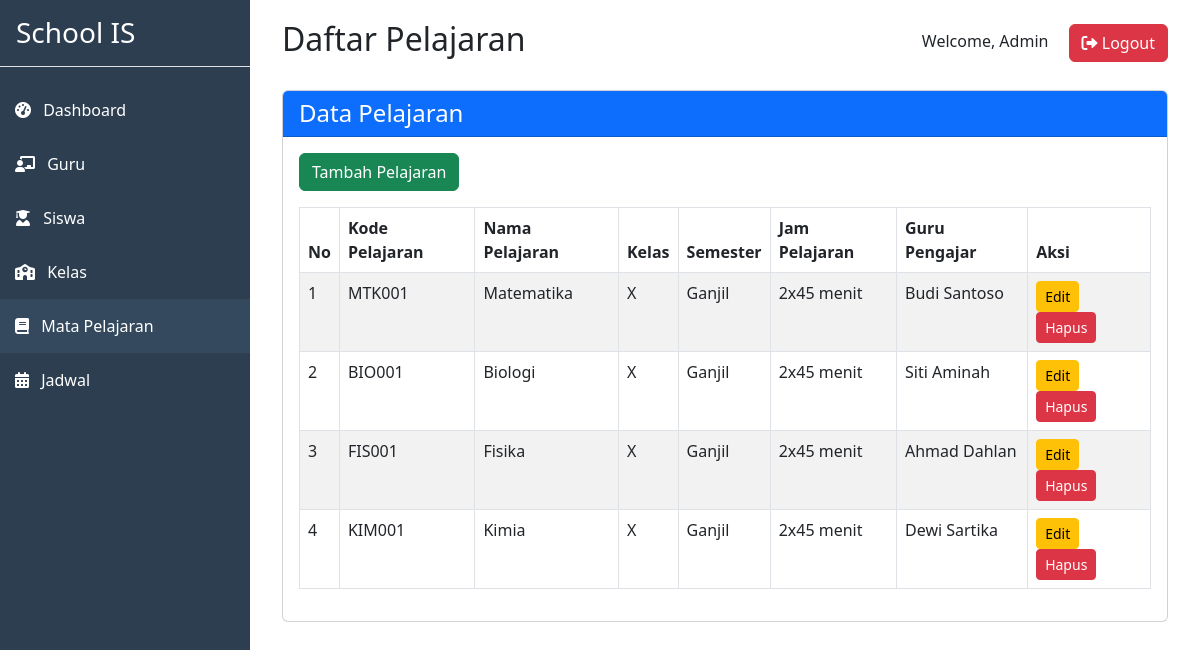
Page /pelajaran.php on the committed database.
### tables this page shows
CREATE TABLE `pelajaran` (
  `id` int(11) NOT NULL,
  `kode_pelajaran` varchar(10) NOT NULL,
  `nama_pelajaran` varchar(100) NOT NULL,
  `kelas` varchar(20) NOT NULL,
  `semester` varchar(20) NOT NULL,
  `jam_pelajaran` varchar(50) NOT NULL,
  `guru_pengajar` varchar(100) NOT NULL
);

### pelajaran.php (the view, shortened to what this page needs)
<?php
include 'koneksi/config.php';
$query = "SELECT * FROM pelajaran";
$result = mysqli_query($conn, $query);
?>
<!DOCTYPE html>
<html lang="en">
<head>
    <link href="https://cdn.jsdelivr.net/npm/bootstrap@5.3.0/dist/css/bootstrap.min.css" rel="stylesheet">
    <link rel="stylesheet" href="https://cdnjs.cloudflare.com/ajax/libs/font-awesome/6.0.0/css/all.min.css">
</head>
<body>
    <div class="d-flex">
        <div id="sidebar" class="position-fixed">
            <h3 class="p-3 mb-3 border-bottom">School IS</h3>
            <ul class="nav flex-column">
                <li class="nav-item">
                    <a href="dashboard.php" class="nav-link">
                        <i class="fas fa-tachometer-alt me-2"></i> Dashboard
                    </a>
                </li>
                <li class="nav-item">
                    <a href="daftarguru.php" class="nav-link">
                        <i class="fas fa-chalkboard-teacher me-2"></i> Guru
                    </a>
                </li>
                <li class="nav-item">
                    <a href="daftarsiswa.php" class="nav-link">
                        <i class="fas fa-user-graduate me-2"></i> Siswa
                    </a>
                </li>
                <li class="nav-item">
                    <a href="datakelas.php" class="nav-link">
                        <i class="fas fa-school me-2"></i> Kelas
                    </a>
                </li>
                <li class="nav-item">
                    <a href="pelajaran.php" class="nav-link active">
                        <i class="fas fa-book me-2"></i> Mata Pelajaran
                    </a>
                </li>
                <li class="nav-item">
                    <a href="jadwal.php" class="nav-link">
                        <i class="fas fa-calendar-alt me-2"></i> Jadwal
                    </a>
                </li>
            </ul>
        </div>
        <div class="content w-100">
            <div class="container">
                <div class="row">
                    <div class="col-md-12">
                        <div class="d-flex justify-content-between align-items-center mb-4">
                            <h2>Daftar Pelajaran</h2>
                            <div>
                                <span class="me-3">Welcome, Admin</span>
                                <a href="logout.php" class="btn btn-danger">
                                    <i class="fas fa-sign-out-alt"></i> Logout
                                </a>
                            </div>
                        </div>
                        <div class="card">
                            <div class="card-header bg-primary text-white">
                                <h4 class="mb-0">Data Pelajaran</h4>
                            </div>
                            <div class="card-body">
                                <div class="mb-3">
                                    <a href="pelajaran/tambahpelajaran.php" class="btn btn-success">Tambah Pelajaran</a>
                                </div>
                                <div class="table-responsive">
                                    <table class="table table-bordered table-striped">
                                        <thead>
                                            <tr>
                                                <th>No</th>
                                                <th>Kode Pelajaran</th>
                                                <th>Nama Pelajaran</th>
                                                <th>Kelas</th>
                                                <th>Semester</th>
                                                <th>Jam Pelajaran</th>
                                                <th>Guru Pengajar</th>
                                                <th>Aksi</th>
                                            </tr>
                                        </thead>
                                        <tbody>
                                            <?php
                                            $no = 1;
                                            while($row = mysqli_fetch_assoc($result)) {
                                            ?>
                                            <tr>
                                                <td><?php echo $no++; ?></td>
                                                <td><?php echo $row['kode_pelajaran']; ?></td>
                                                <td><?php echo $row['nama_pelajaran']; ?></td>
                                                <td><?php echo $row['kelas']; ?></td>
                                                <td><?php echo $row['semester']; ?></td>
                                                <td><?php echo $row['jam_pelajaran']; ?></td>
                                                <td><?php echo $row['guru_pengajar']; ?></td>
                                                <td>
                                                    <a href="pelajaran/editpelajaran.php?id=<?php echo $row['id']; ?>" class="btn btn-warning btn-sm">Edit</a>
                                                    <a href="pelajaran/hapuspelajaran.php?id=<?php echo $row['id']; ?>" class="btn btn-danger btn-sm" onclick="return confirm('Yakin ingin menghapus data ini?')">Hapus</a>
                                                </td>
                                            </tr>
                                            <?php } ?>
                                        </tbody>
                                    </table>
                                </div>
                            </div>
                        </div>
                    </div>
                </div>
            </div>
        </div>
    </div>
</body>
</html>

### pelajaran.php (style rules this page uses)
#sidebar { min-height: 100vh; background: #2c3e50; color: white; width: 250px; }
.nav-link { color: white; padding: 15px; }
.content { margin-left: 250px; padding: 20px; }
.active { background: #34495e; }

### rows in the picture
pelajaran: kode_pelajaran "MTK001", nama_pelajaran "Matematika", kelas "X", semester "Ganjil", jam_pelajaran "2x45 menit", guru_pengajar "Budi Santoso"
pelajaran: kode_pelajaran "BIO001", nama_pelajaran "Biologi", kelas "X", semester "Ganjil", jam_pelajaran "2x45 menit", guru_pengajar "Siti Aminah"
pelajaran: kode_pelajaran "FIS001", nama_pelajaran "Fisika", kelas "X", semester "Ganjil", jam_pelajaran "2x45 menit", guru_pengajar "Ahmad Dahlan"
pelajaran: kode_pelajaran "KIM001", nama_pelajaran "Kimia", kelas "X", semester "Ganjil", jam_pelajaran "2x45 menit", guru_pengajar "Dewi Sartika"
